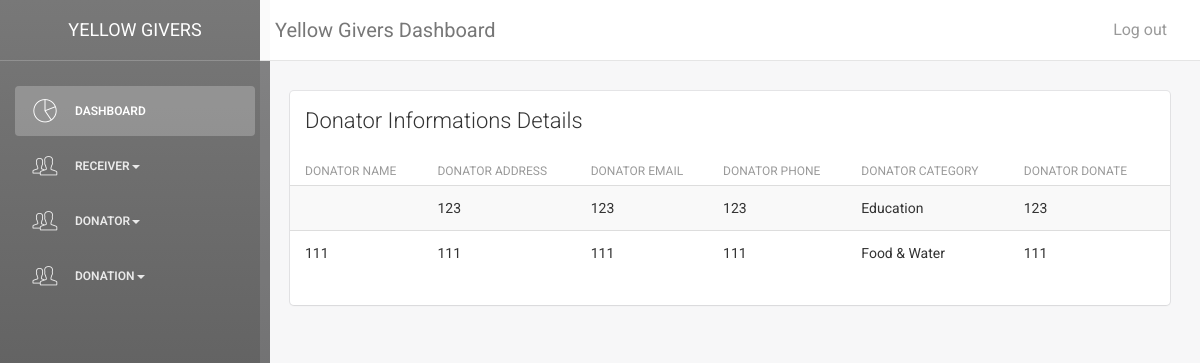
The app's page /admin/donator/donatorinformation.php with its own data.
### tables this page shows
CREATE TABLE `donator` (
  `doID` int(6) UNSIGNED NOT NULL,
  `doName` varchar(225) NOT NULL,
  `doAddress` varchar(225) NOT NULL,
  `doEmail` varchar(225) NOT NULL,
  `doPhone` varchar(225) NOT NULL,
  `doDonate` double NOT NULL,
  `doCategory` varchar(255) NOT NULL
);

### admin/donator/donatorinformation.php (the view, shortened to what this page needs)
<!doctype html>
<html lang="en">
<head>
    <link href="assets/css/bootstrap.min.css" rel="stylesheet" />
    <link href="assets/css/animate.min.css" rel="stylesheet"/>
    <link href="assets/css/light-bootstrap-dashboard.css" rel="stylesheet"/>
    <link href="assets/css/demo.css" rel="stylesheet" />
    <link href="http://maxcdn.bootstrapcdn.com/font-awesome/4.2.0/css/font-awesome.min.css" rel="stylesheet">
    <link href="assets/css/pe-icon-7-stroke.css" rel="stylesheet" />
</head>
<body>
<div class="wrapper">
    <div class="sidebar" data-color="black">
        <div class="sidebar-wrapper ps-container ps-theme-default ps-active-y" >
            <div class="logo">
                <a href="#" class="simple-text">
                    Yellow Givers
                </a>
            </div>
            <ul class="nav">
                <li class="active"><a href="/scm/admin/index.php"><i class="pe-7s-graph"></i><p>Dashboard</p></a></li>
                <li><a data-toggle="collapse" href="#supplier"><i class="pe-7s-users"></i><p>Receiver<b class="caret"></b></p></a>
                </li>
                <li><a data-toggle="collapse" href="#donator"><i class="pe-7s-users"></i><p>Donator<b class="caret"></b></p></a>
                </li>
                 <li><a data-toggle="collapse" href="#donation"><i class="pe-7s-users"></i><p>Donation<b class="caret"></b></p></a>
                </li>
            </ul>
        </div>
    </div>
    <div class="main-panel">
        <nav class="navbar navbar-default navbar-fixed">
            <div class="container-fluid">
                <div class="navbar-header">
                    <a class="navbar-brand" href="#">Yellow Givers Dashboard</a>
                </div>
                <div class="collapse navbar-collapse">
                    <ul class="nav navbar-nav navbar-right">
                        <li>
                            <a href="/scm/customer/index.php">
                                Log out
                            </a>
                        </li>
                    </ul>
                </div>
            </div>
        </nav>
        <div class="content">
            <div class="container-fluid ">
                <div class="row">
                    <div class="col-md-12">
                        <div class="card">
                            <div class="header">
                                <h4 class="title">Donator Informations Details</h4>
                            </div>
                            <div class="content table-responsive table-full-width">
                                <table class="table table-hover table-striped">
                                    <thead>
                                        <th>Donator Name</th>
                                        <th>Donator Address</th>
                                        <th>Donator Email</th>
                                        <th>Donator Phone</th>
                                        <th>Donator Category</th>
                                        <th>Donator Donate</th>
                                    </thead>
                                    <tbody>
                                        <?php
                                                $hostname = 'localhost';
                                                $username = 'root';
                                                $password = '';
                                                $db = 'scmdb';
                                                $connect = mysqli_connect($hostname, $username, $password, $db );
                                                $query = "SELECT * FROM donator";
                                                $result = mysqli_query($connect,$query);
                                                $num = mysqli_num_rows ($result);
                                                if ($num > 0) {
                                                    while ($row = mysqli_fetch_array($result, MYSQL_ASSOC)) {
                                                          echo '<tr>
                                                    <td align = "left">'  .  $row['doName']  .  '</td>
                                                    <td align = "left">'  .  $row['doAddress']  .  '</td>
                                                    <td align = "left">'  .  $row['doEmail']  .  '</td>
                                                    <td align = "left">'  .  $row['doPhone']  .  '</td>
                                                    <td align = "left">'  .  $row['doCategory']  .  '</td>
                                                    <td align = "left">'  .  $row['doDonate']  .  '</td>
                                                    </tr>
                                                    ';
                                            }
                                            }else{
                                                  echo '<p class = "error">  There are currently no registered donator.</p>';
                                            }
                                        ?>
                                    </tbody>
                                </table>
                            </div>
                        </div>
                    </div>
                </div>
            </div>
        </div>
    </div>
</div>
</body>
</html>

### records on screen
donator: doAddress "123", doEmail "123", doPhone "123", doCategory "Education", doDonate "123"
donator: doName "111", doAddress "111", doEmail "111", doPhone "111", doCategory "Food & Water", doDonate "111"
